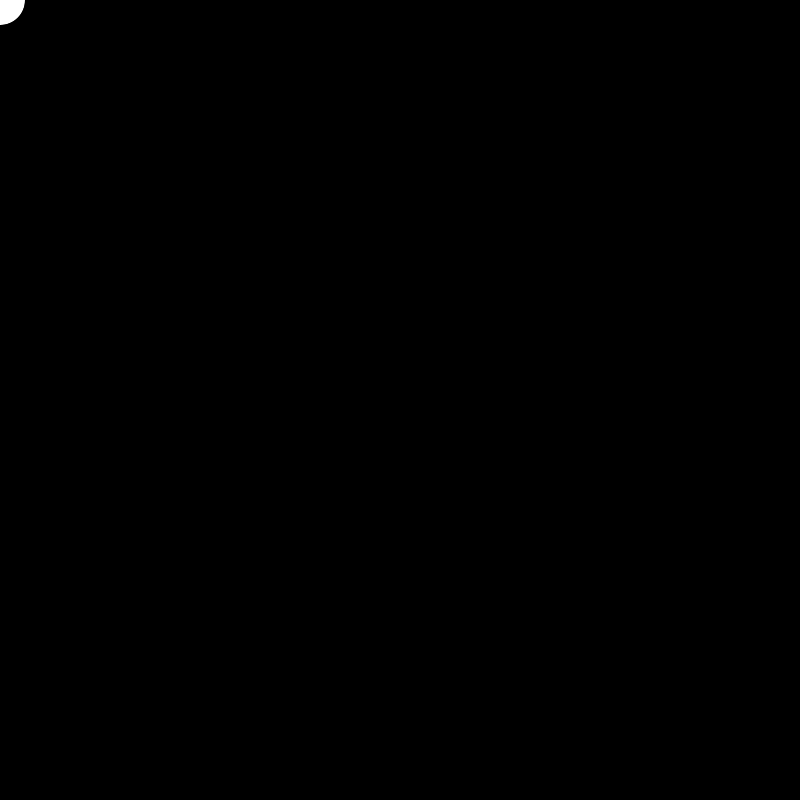
Frame 1 (no input)
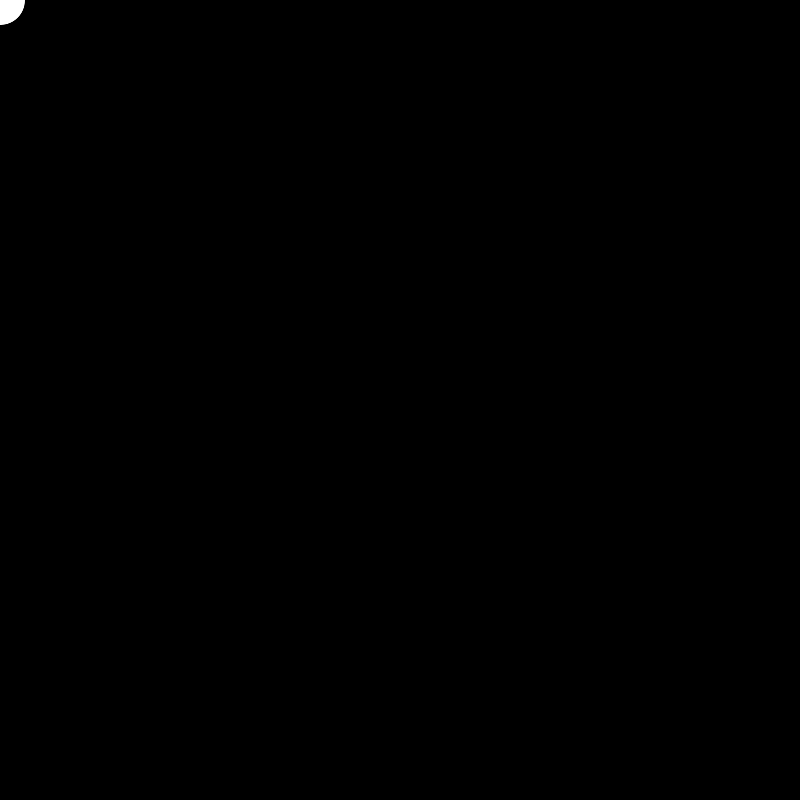
Frame 60 (the mouse pressed at the canvas centre just before this capture)
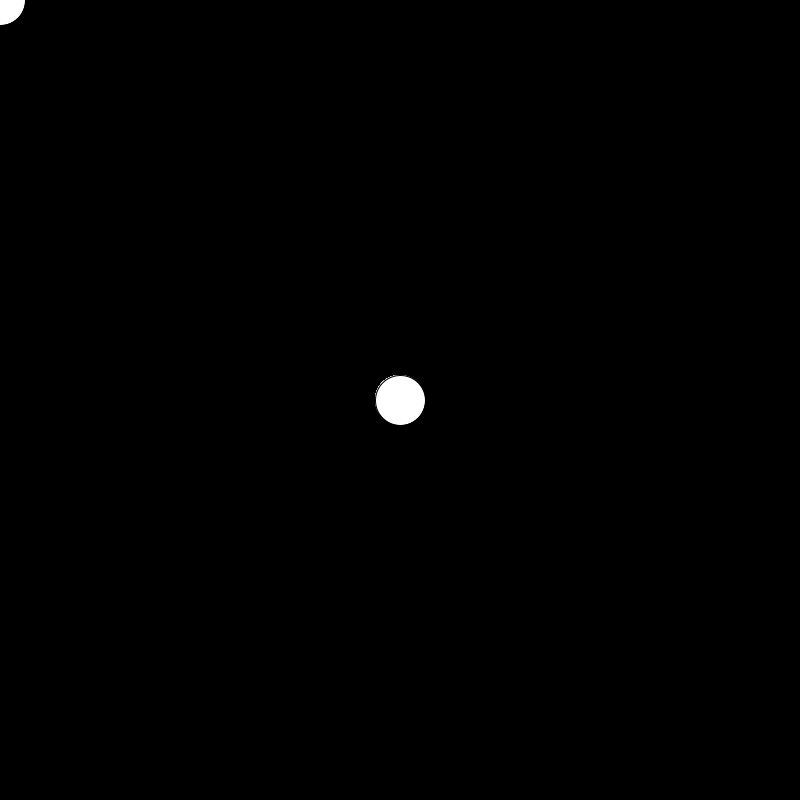
Frame 120 (the mouse held since frame 60 and released just before this capture)

The Processing sketch that drew these frames (run headless with seeded random() and noise(); from frame 60 on, the mouse is pressed at the canvas centre):

// Processing sketch: Sketch_Clase2
// ── Sketch_Clase2.pde
//int unitSize = 50; //Pixels per unit
//int horizontalCenter;
//int verticalCenter;

//void setup(){
  //width, height
  // width es el centro horizontal y entiende que es el primero que identifica
// background(255);
  
 // horizontalCenter = width / 2;
  //verticalCenter = height / 2;
  
 // print(horizontalCenter);
 // print(verticalCenter);
  
 // translate(horizontalCenter, verticalCenter);
 // drawAxes();
//}

//el void draw son fotogramas (imagenes individuales de un video)

void setup() {
  size(800, 800);
  background(0);
}
void draw(){
  //x1, y1, x2, y2)
  //coordenadas de centro, ancho , alto
  ellipse(mouseX, mouseY, 50, 50);
}


 
 
 
 
 
 
 
 
 
 
 
 
 
 
 
 
 
 //void drawAxes() {
  //stroke(0);
  //strokeWeight(2);
  //line(0, -height / 2, 0, height / 2); // Y-axis
  //line(-width / 2, 0, width / 2, 0); // X-axis
  
  //fill(0);
  //textSize(12);
  //textAlign(CENTER, CENTER);
  
  //for (int x = 0; x < width / 2; x += unitSize) {
    //int value = x / unitSize;
    //text(value, x, 12);
    //text(-value, -x, 12);
 // }
  
  //for (int y = 0; y < height / 2; y += unitSize) {
   // int value = -y / unitSize;
   // text(value, 12, y);
   // text(-value, 12, -y);
//  }
//}
  
  
 
